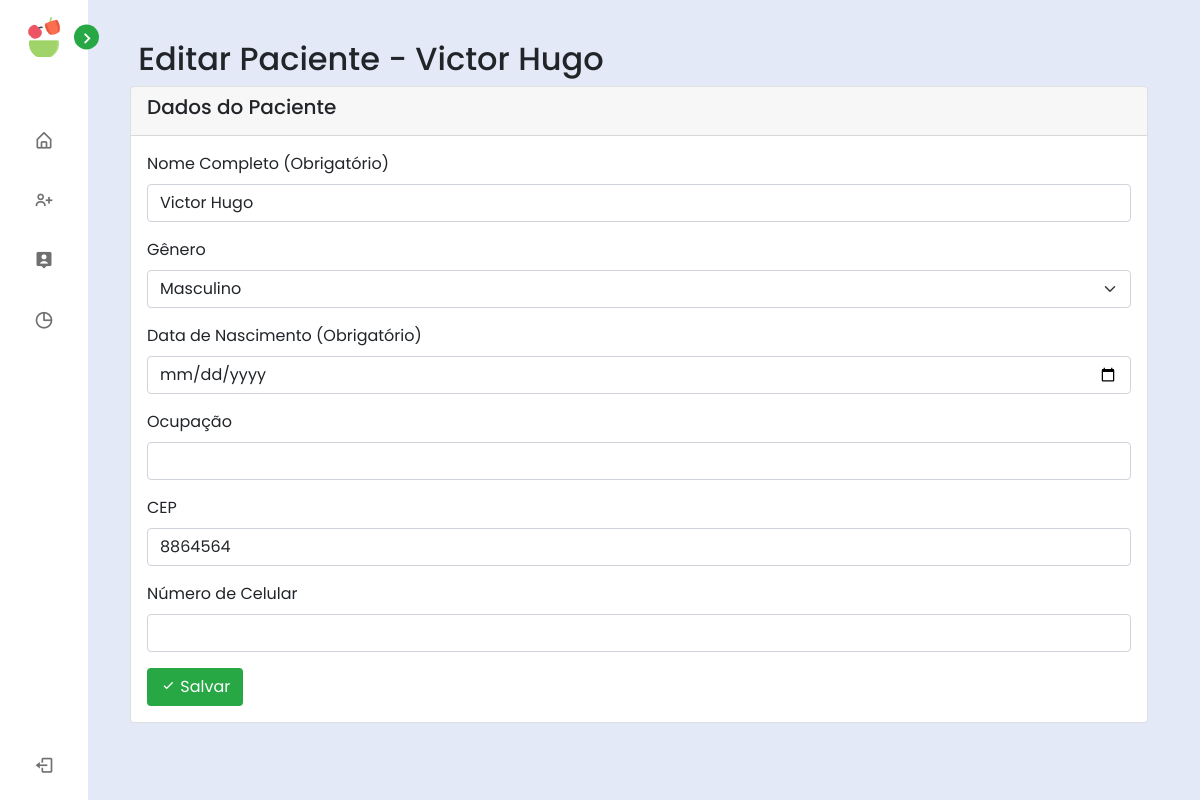
The page /pacientes/editar/3/ (signed in) on the database its author committed.
### nutriApp/models.py (models this page shows, shortened)
class Paciente(models.Model):
    user = models.OneToOneField(User, on_delete=models.CASCADE)
    nutricionista = models.ForeignKey(User, on_delete=models.CASCADE, related_name='paciente_nutricionista')
    nome_completo = models.CharField(max_length=255, verbose_name='Nome Completo', blank=False)
    genero = models.CharField(max_length=20, choices=[('Masculino', 'Masculino'), ('Feminino', 'Feminino'), ('Outro', 'Outro')], default='Masculino')
    data_nascimento = models.DateField(verbose_name='Data de Nascimento', blank=False)
    ocupacao = models.CharField(max_length=150, blank=True)
    cep = models.CharField(max_length=9, verbose_name='CEP', blank=True, validators=[RegexValidator(regex=r'^\d{5}-\d{3}$')])
    celular = models.CharField(max_length=15, validators=[RegexValidator(regex=r'^\+?1?\d{9,15}$')], verbose_name='Celular', blank=True)

### nutriApp/views.py (the view, shortened to what this page needs)
# urls.py: path('pacientes/editar/<int:paciente_id>/', views.editar_paciente, name='editar-paciente'),
def editar_paciente(request, paciente_id):
    paciente = get_object_or_404(Paciente, pk=paciente_id)
    return render(request, 'editar-paciente.html', {'paciente': paciente})

### nutriApp/templates/editar-paciente.html (shortened to what this page needs)
{% extends 'base.html' %}
{% block content %}
<!DOCTYPE html>
<html lang="en">
<head>
  <link href="https://cdn.jsdelivr.net/npm/bootstrap@5.1.3/dist/css/bootstrap.min.css" rel="stylesheet">
</head>
<body>
  <div class="container">
    <h2> Editar Paciente - {{ paciente.nome_completo }}</h2>
    <div class="row">
      <div class="col-md-12">
        <div class="card mb-3">
          <div class="card-header">
            <h5>Dados do Paciente</h5>
          </div>
          <div class="card-body">
            <form method="post">
              <div class="mb-3">
                <label for="nome_completo" class="form-label">Nome Completo (Obrigatório)</label>
                <input type="text" class="form-control" id="nome_completo" name="nome_completo" value="{{ paciente.nome_completo }}" required>
              </div>
              <div class="mb-3">
                <label for="genero" class="form-label">Gênero</label>
                <select class="form-select" id="genero" name="genero">
                  <option value="Masculino" {% if paciente.genero == "Masculino" %}selected{% endif %}>Masculino</option>
                </select>
              </div>
              <div class="mb-3">
                <label for="data_nascimento" class="form-label">Data de Nascimento (Obrigatório)</label>
                <input type="date" class="form-control" id="data_nascimento" name="data_nascimento" value="{{ paciente.data_nascimento }}" required>
              </div>
              <div class="mb-3">
                <label for="ocupacao" class="form-label">Ocupação</label>
                <input type="text" class="form-control" id="ocupacao" name="ocupacao" value="{{ paciente.ocupacao }}">
              </div>
              <div class="mb-3">
                <label for="cep" class="form-label">CEP</label>
                <input type="text" class="form-control" id="cep" name="cep" value="{{ paciente.cep }}">
              </div>
              <div class="mb-3">
                <label for="celular" class="form-label">Número de Celular</label>
                <input type="text" class="form-control" id="celular" name="celular" value="{{ paciente.celular }}">
              </div>
              <button type="submit" class="btn" style="background-color: #28a745; color: white;"><i class='bx bx-check'></i> Salvar</button>
            </form>
          </div>
        </div>
      </div>
    </div>
  </div>
</body>
</html>
{% endblock %}

### nutriApp/static/css/base.css (style rules this page uses)
* { margin: 0; padding: 0; box-sizing: border-box; font-family: 'Poppins', sans-serif; }
:root { --body-color: #E4E9F7; --sidebar-color: #FFF; --primary-color: #28a745; --primary-color-light: #F6F5FF; --toggle-color: #DDD; --text-color: #707070; --tran-03: all 0.2s ease; --tran-03: all 0.3s ease; --tran-04: all 0.3s ease; --tran-05: all 0.3s ease; }
body { min-height: 100vh; background-color: var(--body-color); transition: var(--tran-05); }

### rows shown on the page
Paciente: nome_completo "Victor Hugo", genero "Masculino", cep "8864564"
